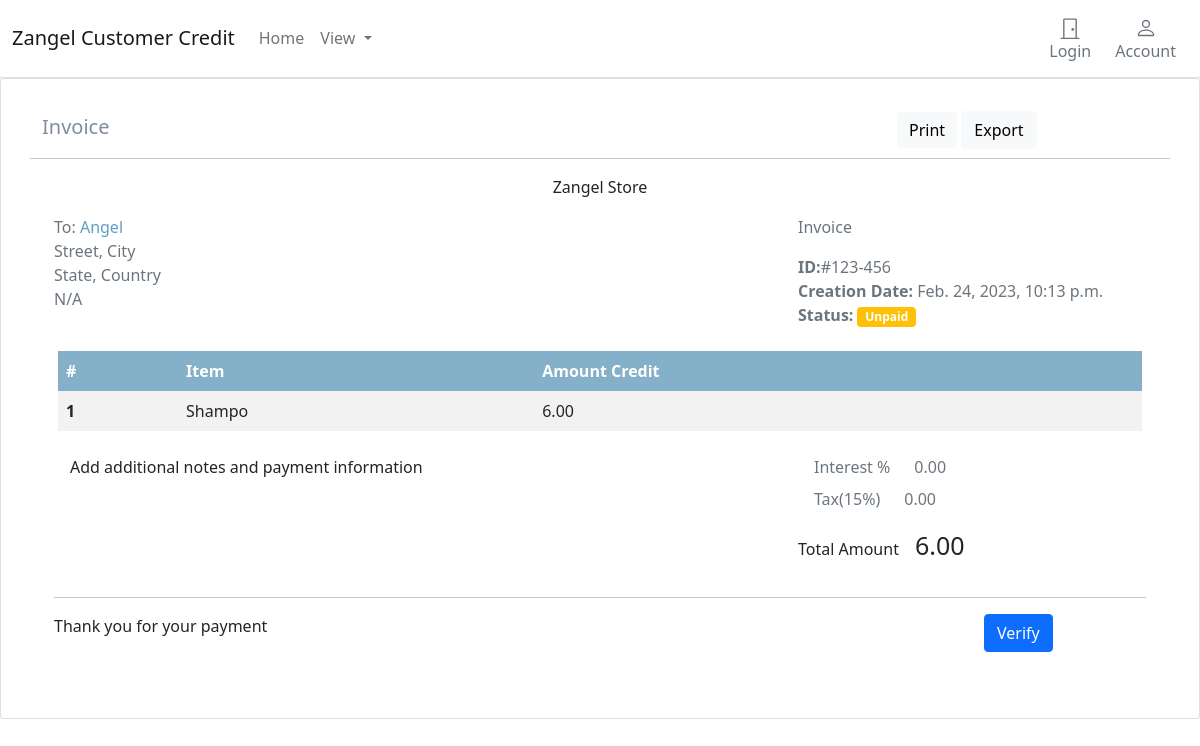
Page /customer/14/ on the committed database.
### credit/models.py (models this page shows, shortened)
class Credit(models.Model):
    customer = models.ForeignKey(Customer, related_name='credit', on_delete=models.CASCADE)
    created_by = models.ForeignKey(User, on_delete=models.CASCADE, related_name='credit_creator')
    description = models.TextField(blank=True)
    amount_credit = models.DecimalField(max_digits=5, decimal_places=2)
    is_active = models.BooleanField(default=True)
    created = models.DateTimeField(auto_now_add=True)
    updated = models.DateTimeField(auto_now=True)
    class Meta:
        verbose_name_plural = 'credits'
        ordering = ('-created',)

class Customer(models.Model):
    name = models.CharField(max_length=255, db_index=True)
    slug = models.SlugField(max_length=255, unique=True)
    class Meta:
        verbose_name_plural = 'customers'

### credit/views.py (the view)
# urls.py: path('customer/<int:id>/', views.credit_detail, name='credit_detail'),
def credit_detail(request , id):
    credit = get_object_or_404(Credit, id=id, is_active=True)
    return render(request, 'credits/credit_detail.html', {'credit': credit})

### templates/credits/credit_detail.html (shortened to what this page needs)
{% extends "../sites/base.html" %}
{% load static %}
{% block content %}
<div class="card">
    <div class="card-body">
      <div class="container mb-5 mt-3">
        <div class="row d-flex align-items-baseline">
          <div class="col-xl-9">
            <p style="color: #7e8d9f;font-size: 20px;">Invoice</strong></p>
          </div>
          <div class="col-xl-3 float-end">
            <a class="btn btn-light text-capitalize border-0" data-mdb-ripple-color="dark"> Print</a>
            <a class="btn btn-light text-capitalize" data-mdb-ripple-color="dark"> Export</a>
          </div>
          <hr>
        </div>
        <div class="container">
          <div class="col-md-12">
            <div class="text-center">
              <p class="pt-0">Zangel Store</p>
            </div>
          </div>
          <div class="row">
            <div class="col-xl-8">
              <ul class="list-unstyled">
                <li class="text-muted">To: <span style="color:#5d9fc5 ;">{{credit.customer.name }}</span></li>
                <li class="text-muted">Street, City</li>
                <li class="text-muted">State, Country</li>
                <li class="text-muted">N/A</li>
              </ul>
            </div>
            <div class="col-xl-4">
              <p class="text-muted">Invoice</p>
              <ul class="list-unstyled">
                <li class="text-muted"> <span
                    class="fw-bold">ID:</span>#123-456</li>
                <li class="text-muted"> <span
                    class="fw-bold">Creation Date: </span>{{credit.created}}</li>
                <li class="text-muted"> <span
                    class="me-1 fw-bold">Status:</span><span class="badge bg-warning text-black fw-bold">
                    Unpaid</span></li>
              </ul>
            </div>
          </div>
          <div class="row my-2 mx-1 justify-content-center">
            <table class="table table-striped table-borderless">
              <thead style="background-color:#84B0CA ;" class="text-white">
                <tr>
                  <th scope="col">#</th>
                  <th scope="col">Item</th>
                  <th scope="col">Amount Credit</th>
                </tr>
              </thead>
              <tbody>
                <tr>
                  <th scope="row">1</th>
                  <td>{{credit.description}}</td>
                  <td>{{credit.amount_credit}}</td>
                </tr>
              </tbody>
            </table>
          </div>
          <div class="row">
            <div class="col-xl-8">
              <p class="ms-3">Add additional notes and payment information</p>
            </div>
            <div class="col-xl-3">
              <ul class="list-unstyled">
                <li class="text-muted ms-3"><span class="text-black me-4">Interest %</span>0.00</li>
                <li class="text-muted ms-3 mt-2"><span class="text-black me-4">Tax(15%)</span>0.00</li>
              </ul>
              <p class="text-black float-start"><span class="text-black me-3"> Total Amount</span><span
                  style="font-size: 25px;">{{credit.amount_credit}}</span></p>
            </div>
          </div>
          <hr>
          <div class="row">
            <div class="col-xl-10">
              <p>Thank you for your payment</p>
            </div>
            <div class="col-xl-2">
                <a href={% url "credit:verify" id=credit.id  %} class="btn btn-primary" role="button">Verify</a>
            </div>
          </div>
        </div>
      </div>
    </div>
  </div>
  {%endblock%}

### rows in the picture
Credit: customer.name "Angel", created "Feb. 24, 2023, 10:13 p.m.", description "Shampo", amount_credit "6.00"
